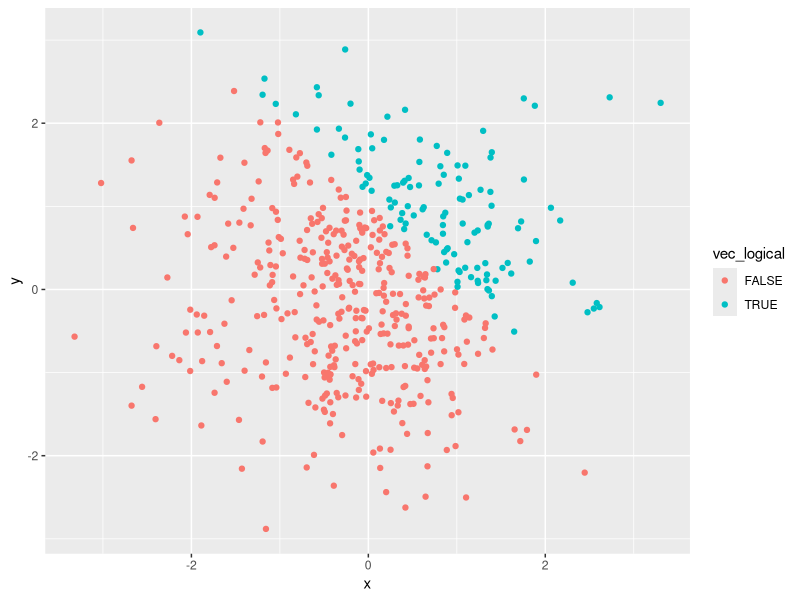
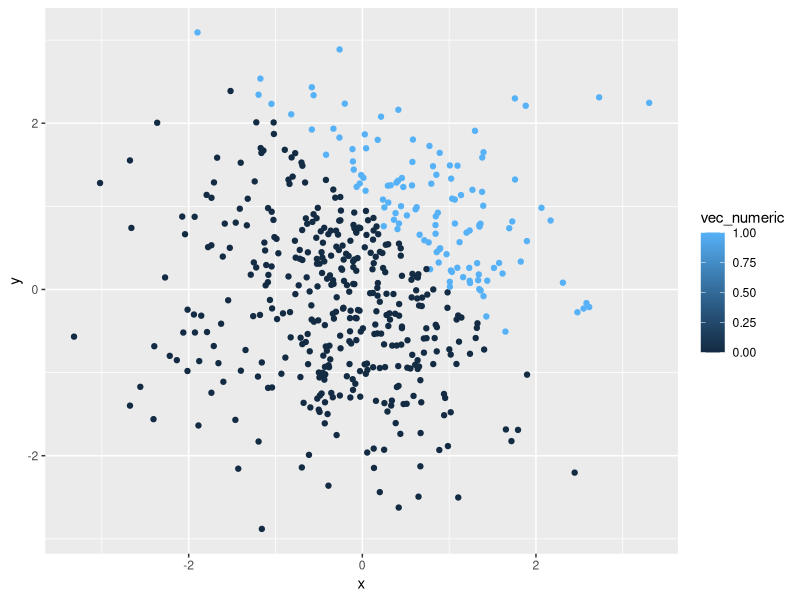
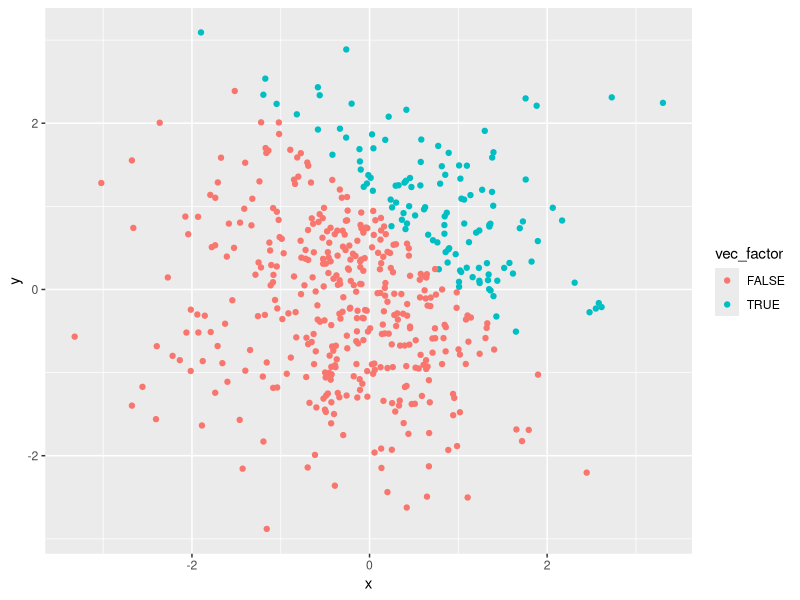
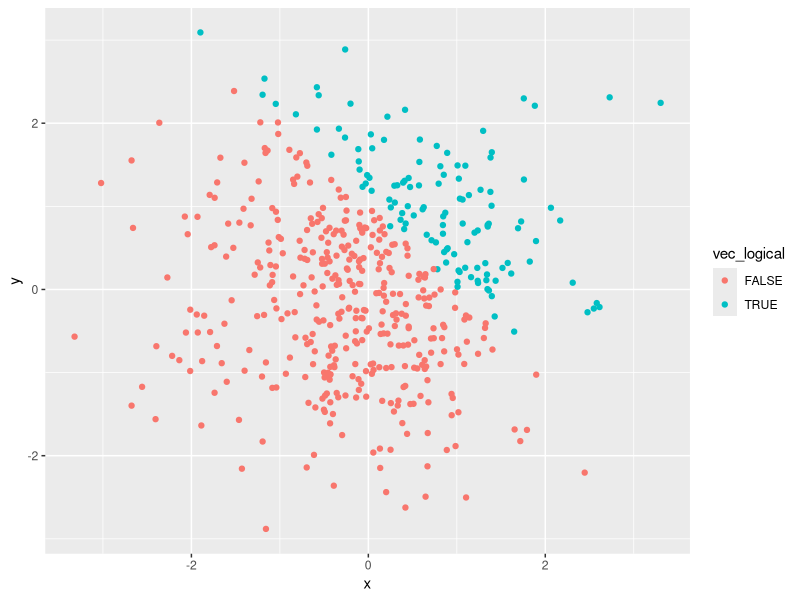

Reproduce these figures in R, in order.
## ---- chunk 1
library(tidyverse)
## ---- chunk 2
set.seed(100)
hw1_pb1_df = tibble(
  sample = rnorm(8, mean = 0, sd = 1), 
  vec_logical = c(sample > 0),
  vec_char = c("one", "two", "three", "four", "five", "six", "seven", "eight"),
  vec_factor = factor(c("low", "low", "low", "med", "med", "med", "high", "high"))
)
## ---- chunk 3
mean_samp = mean(pull(hw1_pb1_df, sample))
mean_vec_logical = mean(pull(hw1_pb1_df, vec_logical))
## ---- chunk 4
#
vec_logical = as.numeric(pull(hw1_pb1_df, vec_logical)) 
vec_logical * (pull(hw1_pb1_df, sample))
## ---- chunk 5
vec_factor = as.factor(pull(hw1_pb1_df, vec_logical))
vec_factor * (pull(hw1_pb1_df, sample))
## ---- chunk 6
vec_numeric = as.numeric(vec_factor) 
vec_numeric * (pull(hw1_pb1_df, sample))
## ---- chunk 7
set.seed(100)
hw1_pb2_df = tibble(
  x = rnorm(500, mean = 0, sd = 1),
  y = rnorm(500, mean = 0, sd = 1),
  vec_logical = c(x + y > 1),
  vec_numeric = as.numeric(vec_logical),
  vec_factor = as.factor(vec_logical)
)
## ---- chunk 8
ggplot(hw1_pb2_df, aes(x = x, y = y, color = vec_logical)) + geom_point()
## ---- chunk 9
ggsave("hw1_pb2_df.pdf", width = 4, height = 6)
## ---- chunk 10
ggplot(hw1_pb2_df, aes(x = x, y = y, color = vec_numeric)) + geom_point()
## ---- chunk 11
ggplot(hw1_pb2_df, aes(x = x, y = y, color = vec_factor)) + geom_point()
